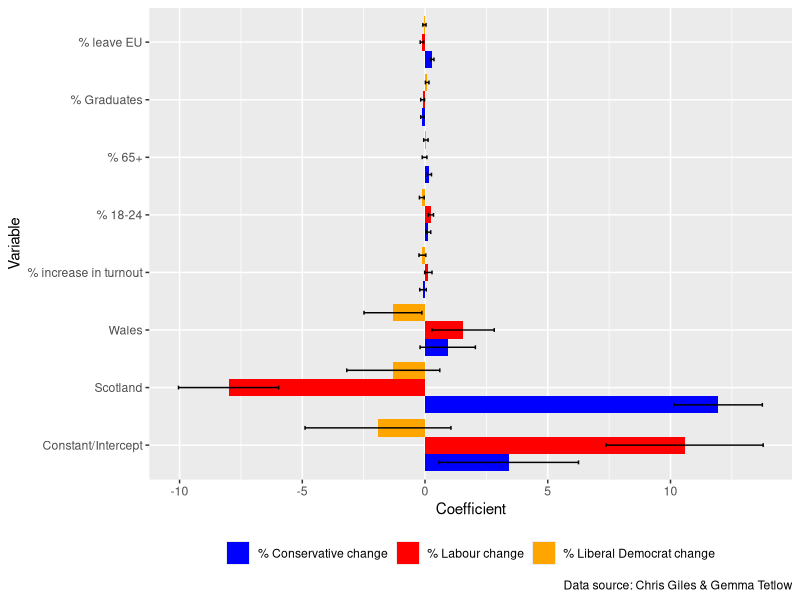
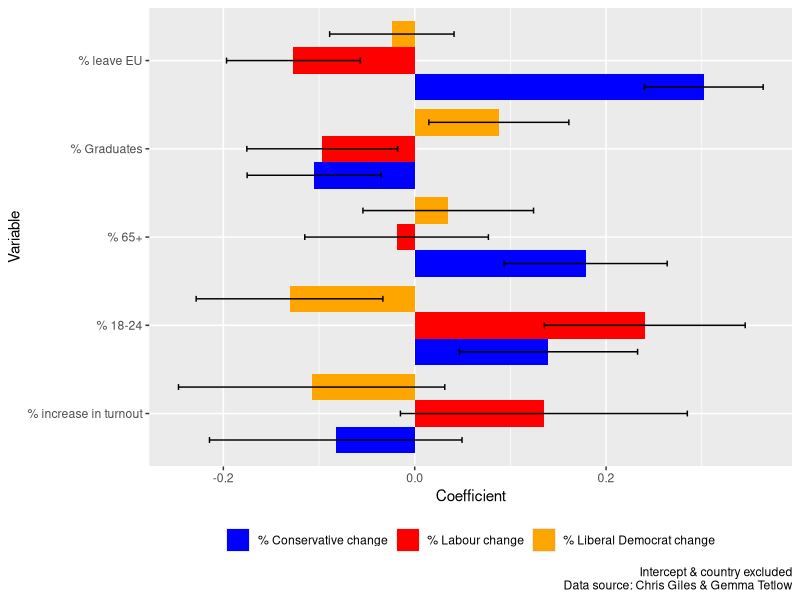

These figures' R source, in order:
## ---- chunk 1
knitr::opts_chunk$set(echo = FALSE) # echo code so reader can see what is happening
knitr::opts_chunk$set(warning = FALSE)
knitr::opts_chunk$set(message = FALSE)
knitr::opts_chunk$set(fig_caption = TRUE)
knitr::opts_chunk$set(fig_height = 6) # default, make it bigger to stretch vertical axis
knitr::opts_chunk$set(fig_width = 8) # full width
knitr::opts_chunk$set(tidy = TRUE) # tidy up code in case echo = TRUE


# Set start time ----
startTime <- Sys.time()

library(data.table)
library(knitr)
library(ggplot2)
## ---- chunk 2
regResultsDT <- fread("data/ChrisGiles_regressions.csv")

regResultsDT <- regResultsDT[, lowerCI := Coefficient - qnorm(0.975)*SE]

regResultsDT <- regResultsDT[, upperCI := Coefficient + qnorm(0.975)*SE]

kable(caption = "% Labour vote share change regression results (Data source: Chris Giles & Gemma Tetlow)",
      regResultsDT[Model == "% Labour change", 
                   .(varName, Coefficient = round(Coefficient,3), 
                     SE = round(SE,3), lowerCI = round(lowerCI,3), upperCI = round(upperCI,3))
                   ]
      )

kable(caption = "% Conservative vote share change regression results (Data source: Chris Giles & Gemma Tetlow)",
      regResultsDT[Model == "% Conservative change", 
                   .(varName, Coefficient = round(Coefficient,3), 
                     SE = round(SE,3), lowerCI = round(lowerCI,3), upperCI = round(upperCI,3))
                   ]
      )

kable(caption = "% Liberal Democrat vote share change regression results (Data source: Chris Giles & Gemma Tetlow)",
      regResultsDT[Model == "% Liberal Democrat change",
                                      .(varName, Coefficient = round(Coefficient,3), 
                     SE = round(SE,3), lowerCI = round(lowerCI,3), upperCI = round(upperCI,3))
                   ]
      )
## ---- chunk 3
myCaption <- "Data source: Chris Giles & Gemma Tetlow"

# re-order the factors to make the graphs slightly more legible
regResultsDT <- regResultsDT[, varName := as.factor(varName)]
regResultsDT <- regResultsDT[, varNameRo := relevel(varName, "% increase in turnout")]
regResultsDT <- regResultsDT[, varNameRo := relevel(varNameRo, "Wales")]
regResultsDT <- regResultsDT[, varNameRo := relevel(varNameRo, "Scotland")]
regResultsDT <- regResultsDT[, varNameRo := relevel(varNameRo, "Constant/Intercept")]

myPlot <- ggplot(regResultsDT, aes(x=varNameRo, y=Coefficient, fill=Model, group = Model)) + 
  geom_bar(position=position_dodge(), stat="identity") +
  coord_flip() +
  geom_errorbar(aes(ymin=lowerCI, ymax=upperCI),
                width=.2,                    # Width of the error bars
                position=position_dodge(.9)
  ) +
  theme(legend.position = "bottom") +
  theme(legend.title = element_blank()) +
  labs(caption=myCaption,
       x = "Variable",
       y = "Coefficient"
  ) 

myPlot + scale_fill_manual(values=c("blue", "red", "orange"))

## ---- chunk 4
myCaption <- "Intercept & country excluded\nData source: Chris Giles & Gemma Tetlow"

myPlot <- ggplot(regResultsDT[varName != "Constant/Intercept" & 
                      varName != "Scotland" & 
                      varName != "Wales"], aes(x=varNameRo, y=Coefficient, fill=Model, group=Model)) + 
    geom_bar(position=position_dodge(), stat="identity") +
  coord_flip() +
    geom_errorbar(aes(ymin=lowerCI, ymax=upperCI),
                  width=.2,                    # Width of the error bars
                  position=position_dodge(.9)
                  ) +
  theme(legend.position = "bottom") +
  theme(legend.title = element_blank()) +
  labs(caption=myCaption,
       x = "Variable",
       y = "Coefficient"
  )

myPlot + scale_fill_manual(values=c("blue", "red", "orange"))
